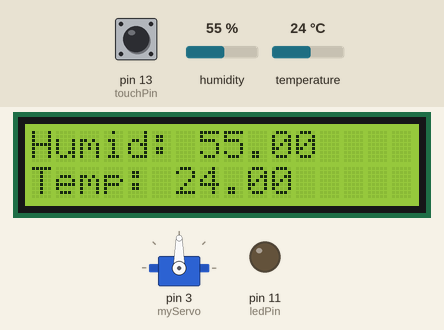
Recording of a sketch running on a simulated Arduino Uno, built with avr-gcc and run on an emulated ATmega328P. Shown: servo, 16×2 character LCD, output pins drawn as LEDs (lit = HIGH). Inputs (shaded band) come from the test bench; at power-on: pin 13 (touchPin) LOW, humidity 55 %, temperature 24 °C.

Above: at 1.2 s.
1.3 s: pin 13 (touchPin) pulled HIGH for 0.65 s
At 3.0 s:
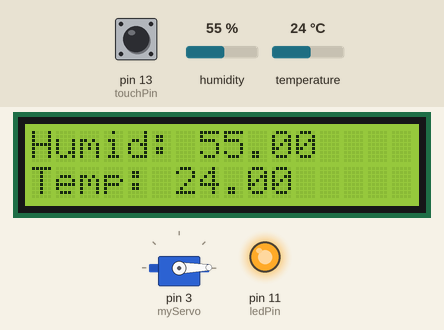
4.1 s: pin 13 (touchPin) pulled HIGH for 1 s
At 4.43 s:
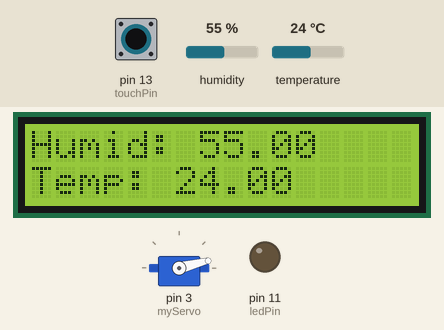
6.8 s: humidity set to 22 %
At 8.5 s:
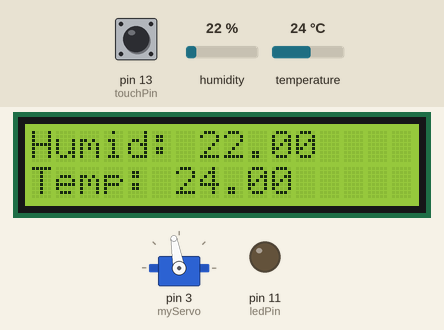
9.4 s: temperature set to 12 °C
At 10.7 s:
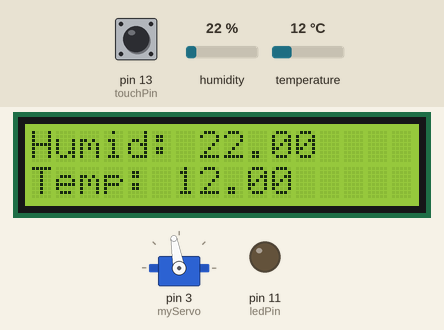
11.5 s: humidity set to 40 %
At 13.0 s:
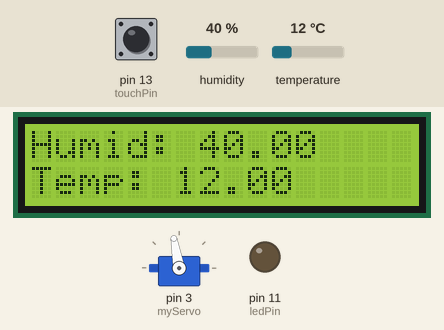
13.6 s: temperature set to 19 °C
At 15.2 s:
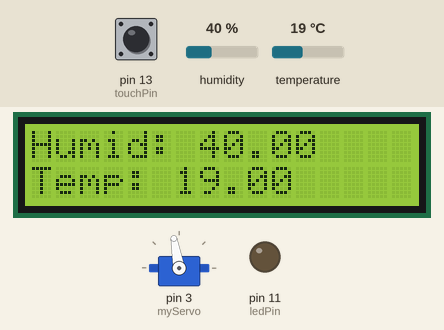
Timing chart, 0 to 16.7 s (numbered marks = the images above; inputs shaded):
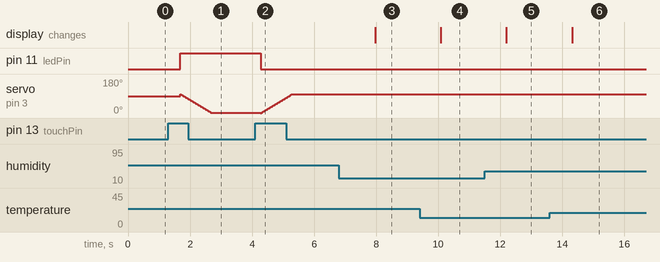

The sketch:

project.ino
```cpp
#include <Arduino.h>
#include <LiquidCrystal_I2C.h>
#include <Servo.h>
#include <DHT.h>
#include <Wire.h>

#define dhtPin 7
#define dhtType DHT11
DHT HumidityTemp(dhtPin, dhtType);
LiquidCrystal_I2C lcd(0x27, 16, 2);
Servo myServo;

const int ledPin = 11; // LED PIN setting
const int touchPin = 13; // TOUCH SENSOR setting

int previousTouchValue = 0;
bool isOpen = false; // CLOSEed on start

void setup() {
  Serial.begin(9600);
  myServo.attach(3);

  pinMode(ledPin, OUTPUT); // Set LED pin as output

  pinMode(touchPin, INPUT); //Touch sensor INPUT
  lcd.begin(16,2);
  lcd.backlight();

}

void loop() {
  float Humidity = HumidityTemp.readHumidity();
  float Temp = HumidityTemp.readTemperature();

  lcd.setCursor(0,0);
  lcd.print("Humid: ");
  lcd.print(Humidity);

  lcd.setCursor(0,1);
  lcd.print("Temp: ");
  lcd.print(Temp);

  int touchValue = digitalRead(touchPin);
  if (touchValue != previousTouchValue) {
    // Runs only when touch sensor input changes
    previousTouchValue = touchValue;

    if (touchValue == 1) { // open
      isOpen = !isOpen; // toggle
      if (isOpen) {
        digitalWrite(ledPin, HIGH); // light ON
        for (int angle = 100; angle >= 1; angle--) {
          myServo.write(angle); // angle setting
          delay(10); // delay time(0.01sec)
        }
      } else {
        digitalWrite(ledPin, LOW); // light OFF
        for (int angle = 0; angle <= 100; angle++) {
          myServo.write(angle); // angle setting
          delay(10); // delay time(0.01sec)
        }
      }
    }
  }
  delay(500);
}
```

Measured:
- after the input at 1.3 s, pin 11 (ledPin): LOW → HIGH after 0.38 s
- after the input at 4.1 s, pin 11 (ledPin): HIGH → LOW after 0.18 s
- after the input at 6.8 s, the display: changes after 1.2 s (image 3)
- after the input at 9.4 s, the display: changes after 0.68 s (image 4)
- after the input at 11.5 s, the display: changes after 0.70 s (image 5)
- after the input at 13.6 s, the display: changes after 0.72 s (image 6)
